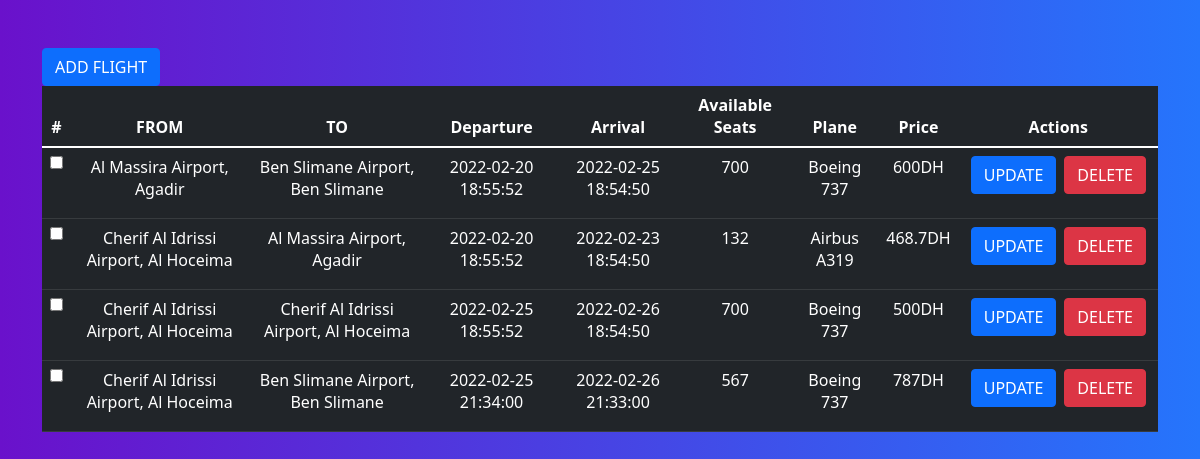
Screenshot of /Website/flights/index (signed in) with the database file from the repository.
### tables this page shows
CREATE TABLE `vols` (
  `volID` int(11) NOT NULL,
  `planeID` int(11) DEFAULT NULL,
  `departureDate` timestamp NOT NULL DEFAULT current_timestamp() ON UPDATE current_timestamp(),
  `arrivalDate` timestamp NOT NULL DEFAULT '0000-00-00 00:00:00',
  `availableSeats` int(11) NOT NULL,
  `price` float DEFAULT NULL,
  `createdAt` timestamp NOT NULL DEFAULT current_timestamp()
);

CREATE TABLE `airports` (
  `airportID` int(11) NOT NULL,
  `airportAdress` varchar(100) NOT NULL
);

CREATE TABLE `planes` (
  `planeID` int(11) NOT NULL,
  `model` varchar(50) DEFAULT NULL,
  `seats` int(11) NOT NULL
);

### Website/app/lib/Core.php (called while the page is built, shortened)
<?php
    class Core{
        protected $currentMethod = 'index';
        public function __construct(){
            $url = $this->getUrl();
            if(file_exists('../app/controllers/' . ucwords($url[0]) . '.php')){
                unset($url[0]);
            }
            $this->currentController = new $this->currentController;
            if(isset($url[1])){
                if(method_exists($this->currentController, $url[1])){
                    $this->currentMethod = $url[1];
                    unset($url[1]);
                }
            }
            $this->params = $url ? array_values($url): [];
            call_user_func_array([$this->currentController, $this->currentMethod], $this->params);
        }
        public function getUrl(){
            if(isset($_GET['url'])){
                $url = rtrim($_GET['url'], '/');
                $url = filter_var($url, FILTER_SANITIZE_URL);
                $url = explode('/', $url);
                return $url;
            }
        }
    }
?>

### Website/app/require.php (called while the page is built, shortened)
<?php
    require_once 'lib/Core.php';
    require_once 'lib/Controller.php';
    require_once 'lib/Database.php';
    require_once 'lib/Model.php';
    $init = new Core();
?>

### Website/public/index.php (called while the page is built)
<?php
    require_once '../app/require.php';
?>

### Website/app/lib/Database.php (called while the page is built, shortened)
<?php
    class Database {
        private $dbHost = DB_HOST;
        private $dbUser = DB_USER;
        private $dbPass = DB_PASS;
        private $dbName = DB_NAME;
        private $dbPort = DB_PORT;
        private $statement;
        private $dbHandler;
        public function __construct(){
            $conn = 'mysql:host=' . $this->dbHost . ';port=' . $this->dbPort . ';dbname=' . $this->dbName;
            $options = array(
                PDO::ATTR_PERSISTENT => true,
                PDO::ATTR_ERRMODE => PDO::ERRMODE_EXCEPTION
            );
            try{
                $this->dbHandler = new PDO($conn, $this->dbUser, $this->dbPass, $options);
            } catch(PDOException $e){
                $this->error = $e->getMessage();
                echo $this->error;
            }
        }
        public function query($sql){
            $this->statement = $this->dbHandler->prepare($sql);
        }
        public function execute() {
            return $this->statement->execute();
        }
        public function resultSet(){
            $this->execute();
            return $this->statement->fetchAll(PDO::FETCH_OBJ);
        }
    }
?>

### Website/app/lib/Model.php (called while the page is built, shortened)
<?php
    class Model {
        protected $db;
        protected $table = "";
        public function __construct(){
            $this->db = new Database;
        }
        public function getTable(){
            $this->db->query("SELECT * FROM " . $this->table);
            $result = $this->db->resultSet();
            return $result;
        }
    }
?>

### Website/app/models/Flight.php (called while the page is built, shortened)
<?php
    require_once ('Plane.php');
    Class Flight extends Plane{
        public function getFlights(){
            return $this->getTable();
        }
    }
?>

### Website/app/models/Airport.php (called while the page is built, shortened)
<?php
    class Airport extends Model{
        public function __construct(){
            $this->table = 'airports';
        }
        public function getAirports(){
            return $this->getTable();
        }
    }
?>

### Website/app/models/Plane.php (called while the page is built, shortened)
<?php
    Class Plane extends Model{
        public function __construct(){
            $this->table = 'planes';
        }
        public function getPlanes(){
            return $this->getTable();
        }
    }
?>

### Website/app/views/dashboard/index.php (the view, shortened to what this page needs)
<html>
<head>
    <link href="https://cdn.jsdelivr.net/npm/bootstrap@5.1.3/dist/css/bootstrap.min.css" rel="stylesheet">
</head>
<body class="gradient-custom">
    <div class="container py-5 h-100 w-100">
        <button type="button" class="btn btn-primary" data-bs-toggle="modal" data-bs-target="#staticBackdrop">
            ADD FLIGHT
        </button>
        <section class="vh-100">
            <table class="table table-dark table-hover text-center">
                <thead>
                    <tr>
                        <th scope="col">#</th>
                        <th scope="col">FROM</th>
                        <th scope="col">TO</th>
                        <th scope="col">Departure</th>
                        <th scope="col">Arrival</th>
                        <th scope="col">Available Seats</th>
                        <th scope="col">Plane</th>
                        <th scope="col">Price</th>
                        <th scopre="col">Actions</th>
                    </tr>
                </thead>
                <tbody>
                    <?php foreach ($data['flights'] as $flight) { ?>
                        <tr id="<?php echo $flight->volID; ?>">
                            <th scope="row"><input style="color:white;" type="checkbox" id="" name="" value=""></th>
                            <td><?= $flight->departureAdress; ?></td>
                            <td><?= $flight->destinationAdress; ?></td>
                            <td><?= $flight->departureDate; ?></td>
                            <td><?= $flight->arrivalDate; ?></td>
                            <td><?= $flight->availableSeats; ?></td>
                            <td><?= $flight->plane; ?></td>
                            <td><?= $flight->price; ?>DH</td>
                            <td>
                                <div class="d-flex flex-row justify-content-evenly">
                                    <form class="" action="<?= URLROOT ?>flights/updateFlight" method="POST">
                                        <button class="btn btn-primary mx-1" name="update" style="">UPDATE</button>
                                    </form>
                                    <form class="" action="<?= URLROOT ?>flights/deleteFlight" method="POST">
                                        <button class="btn btn-danger mx-1" name="delete" style="">DELETE</button>
                                    </form>
                                </div>
                            </td>
                        </tr>
                    <?php } ?>
                </tbody>
            </table>
        </section>
</body>
</html>

### Website/app/views/dashboard/index.php (style rules this page uses)
.gradient-custom { background: #6a11cb; background: -webkit-linear-gradient(to right, rgba(106, 17, 203, 1), rgba(37, 117, 252, 1)); background: linear-gradient(to right, rgba(106, 17, 203, 1), rgba(37, 117, 252, 1)) }

### rows the page displays
vols: departureDate "2022-02-20 18:55:52", arrivalDate "2022-02-25 18:54:50", availableSeats "700", planeID.model "Boeing 737", price "600"
airports: airportAdress "Al Massira Airport, Agadir"
airports: airportAdress "Ben Slimane Airport, Ben Slimane"
vols: departureDate "2022-02-20 18:55:52", arrivalDate "2022-02-23 18:54:50", availableSeats "132", planeID.model "Airbus A319", price "468.7"
airports: airportAdress "Cherif Al Idrissi Airport, Al Hoceima"
vols: departureDate "2022-02-25 18:55:52", arrivalDate "2022-02-26 18:54:50", availableSeats "700", planeID.model "Boeing 737", price "500"
vols: departureDate "2022-02-25 21:34:00", arrivalDate "2022-02-26 21:33:00", availableSeats "567", planeID.model "Boeing 737", price "787"
